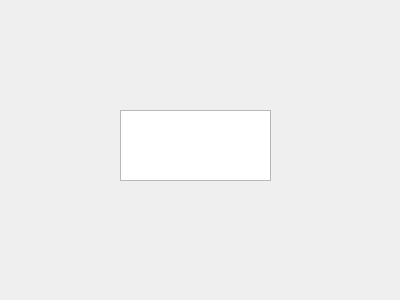
<?xml version="1.0" encoding="UTF-8"?>
<ui version="4.0">
 <class>saldoBalance</class>
 <widget class="QWidget" name="saldoBalance">
  <property name="geometry">
   <rect>
    <x>0</x>
    <y>0</y>
    <width>400</width>
    <height>300</height>
   </rect>
  </property>
  <property name="windowTitle">
   <string>Form</string>
  </property>
  <widget class="QStackedWidget" name="stackedWidget">
   <property name="geometry">
    <rect>
     <x>0</x>
     <y>0</y>
     <width>401</width>
     <height>281</height>
    </rect>
   </property>
   <widget class="QWidget" name="page">
    <widget class="QTextEdit" name="textBalance">
     <property name="geometry">
      <rect>
       <x>120</x>
       <y>110</y>
       <width>151</width>
       <height>71</height>
      </rect>
     </property>
    </widget>
   </widget>
   <widget class="QWidget" name="page_2"/>
  </widget>
 </widget>
 <resources/>
 <connections/>
</ui>
